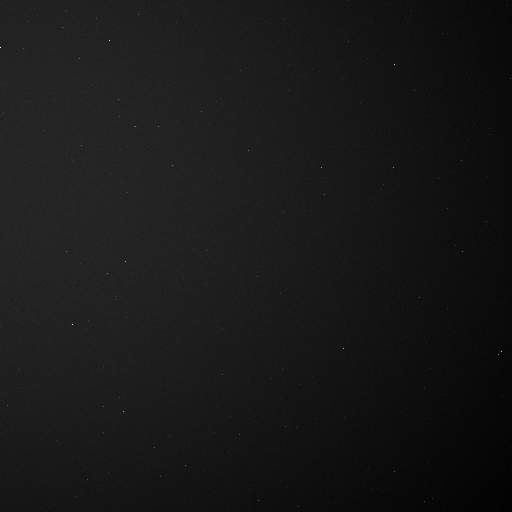
%> input picture 8_Bleedthrough Correction/Bleedthrough/CFPshade.tif, 512 x 512 px, given in place of CFPshade.tif.tif, which was not available; the run also reads 2 pictures not shown here
$ octave BT_AB_mgN.m   (GNU Octave 9; MATLAB toolbox functions it lacks are replaced by stand-ins)
%> lines starting %> are read from the running program, lines starting %| are printed output that depends on the picture; in (x1, y1, x2, y2) boxes, pixels count from 0 and x2, y2 are one past the last pixel; in counts of white or black regions, pixels touching at a corner belong together; the program's own positions count from 1; pictures that were not available may be replaced by others from this repository, and a replacement may not be noted
### 0_Pre-Processing Tools/Bleedthrough Correction/GUIs and subscripts/kmeanst.m
function [centres, options, post, errlog] = kmeanst(centres, data, options)
%KMEANS	Trains a k means cluster model with dist2 incorporated.
%
%	Description
%	 CENTRES = KMEANS(CENTRES, DATA, OPTIONS) uses the batch K-means
%	algorithm to set the centres of a cluster model. The matrix DATA
%	represents the data which is being clustered, with each row
%	corresponding to a vector. The sum of squares error function is used.
%	The point at which a local minimum is achieved is returned as
%	CENTRES.  The error value at that point is returned in OPTIONS(8).
%
%	[CENTRES, OPTIONS, POST, ERRLOG] = KMEANS(CENTRES, DATA, OPTIONS)
%	also returns the cluster number (in a one-of-N encoding) for each
%	data point in POST and a log of the error values after each cycle in
%	ERRLOG.    The optional parameters have the following
%	interpretations.
%
%	OPTIONS(1) is set to 1 to display error values; also logs error
%	values in the return argument ERRLOG. If OPTIONS(1) is set to 0, then
%	only warning messages are displayed.  If OPTIONS(1) is -1, then
%	nothing is displayed.
%
%	OPTIONS(2) is a measure of the absolute precision required for the
%	value of CENTRES at the solution.  If the absolute difference between
%	the values of CENTRES between two successive steps is less than
%	OPTIONS(2), then this condition is satisfied.
%
%	OPTIONS(3) is a measure of the precision required of the error
%	function at the solution.  If the absolute difference between the
%	error functions between two successive steps is less than OPTIONS(3),
%	then this condition is satisfied. Both this and the previous
%	condition must be satisfied for termination.
%
%	OPTIONS(14) is the maximum number of iterations; default 100.
%
%	See also
%	GMMINIT, GMMEM
%

%	Copyright (c) Mo Chen (2016)

[ndata, data_dim] = size(data);
[ncentres, dim] = size(centres);

if dim ~= data_dim
  error('Data dimension does not match dimension of centres')
end

if (ncentres > ndata)
  error('More centres than data')
end

% Sort out the options
if (options(14))
  niters = options(14);
else
  niters = 100;
end

store = 0;
if (nargout > 3)
  store = 1;
  errlog = zeros(1, niters);
end

% Check if centres and posteriors need to be initialised from data
if (options(5) == 1)
  % Do the initialisation
  perm = randperm(ndata);
  perm = perm(1:ncentres);

  % Assign first ncentres (permuted) data points as centres
  centres = data(perm, :);
end
% Matrix to make unit vectors easy to construct
id = eye(ncentres);

% Main loop of algorithm
for n = 1:niters

  % Save old centres to check for termination
  old_centres = centres;

  % Calculate posteriors based on existing centres
  %d2 = dist2(data, centres);
  [ndata, dimx] = size(data);
  [ncentres, dimc] = size(centres);
  if dimx ~= dimc
    error('Data dimension does not match dimension of centres')
  end

  n2 = (ones(ncentres, 1) * sum((data.^2)', 1))' + ...
  ones(ndata, 1) * sum((centres.^2)',1) - ...
  2.*(data*(centres'));

  % Rounding errors occasionally cause negative entries in n2
  if any(any(n2<0))
    n2(n2<0) = 0;
  end


  % Assign each point to nearest centre
  [minvals, index] = min(n2', [], 1);
  post = id(index,:);

  num_points = sum(post, 1);
  % Adjust the centres based on new posteriors
  for j = 1:ncentres
    if (num_points(j) > 0)
      centres(j,:) = sum(data(find(post(:,j)),:), 1)/num_points(j);
    end
  end

  % Error value is total squared distance from cluster centres
  e = sum(minvals);
  if store
    errlog(n) = e;
  end
  if options(1) > 0
    fprintf(1, 'Cycle %4d  Error %11.6f\n', n, e);
  end

  if n > 1
    % Test for termination
    if max(max(abs(centres - old_centres))) < options(2) & ...
        abs(old_e - e) < options(3)
      options(8) = e;
      return;
    end
  end
  old_e = e;
end

% If we get here, then we haven't terminated in the given number of
% iterations.
options(8) = e;
if (options(1) >= 0)
  disp('Warning: Maximum number of iterations has been exceeded');
end

### 8_Bleedthrough Values/BT_AB_mgN.m
%%%%%%%%%%%%%%%%%%%%%%%%%%%%%%%%%%%%%%%%%%%%%%%%%%%%%%%%%%%%%%%%%
% Program BT_AB.m
% Program to determine alpha and beta parameters
% from CFP-CFP-CFP and CFP-CFP-FRET for Alpha
% and  YFP-YFP-YFP and CFP-YFP-FRET for Beta
% Also need CFPShade, FRETShade and YFPShade
% Incorporating Feimo's k-means clusters to process segmentation
%
% author: Louis Hodgson  12/2006


close all
clear all; clc;
% getting the ratio image file names and intensities file names
% I=input('Enter number of ratio images:   ');     % This sets the number of corrections to loop
CCCname=input('Enter file name for CFP-C-CFP:  ','s');  % CFP excited, CFP emission of CFP only cell
%> the answer given: ../8_Bleedthrough Correction/Bleedthrough/CFPshade.tif
CCFname=input('Enter file name for CFP-C-FRET:   ','s');  % CFP excited, FRET emission of CFP only cell
%> the answer given: ../8_Bleedthrough Correction/Bleedthrough/ccc1.tif
YYYname=input('Enter file name for YFP-Y-YFP:   ','s');  % YFP excited, YFP emission of YFP only cell
%> the answer given: ../8_Bleedthrough Correction/Bleedthrough/ccc1.tif
CYFname=input('Enter file name for CFP-Y-FRET:   ','s');  % CFP excited, FRET emission of YFP only cell
%> the answer given: ../8_Bleedthrough Correction/Bleedthrough/ccc1.tif


%%%%I am calling in the shade image so you can use either the original
%%%%CFPshade or the transformed version for the multiplexing scopes

C_shade = input('Enter CFP shade filename:   ','s');   %sets name of CFP shade image
%> the answer given: ../8_Bleedthrough Correction/Bleedthrough/ccc1.tif


% process alpha factor first

CCCNAMEIN=sprintf('%s.tif', CCCname);
CCFNAMEIN=sprintf('%s.tif', CCFname);
    CCCImage = imread(CCCNAMEIN, 'tif');
%> CCCImage is the input picture: size 512x512 uint16; min 1875, max 15596, mean 3205.7
    CCFImage = imread(CCFNAMEIN, 'tif');
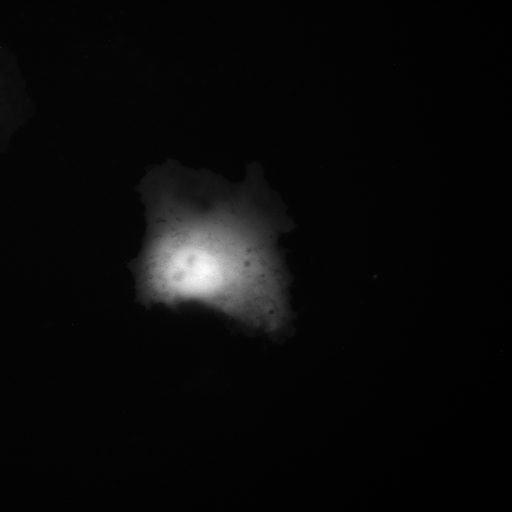
%> input picture 8_Bleedthrough Correction/Bleedthrough/ccc1.tif, 512 x 512 px, given in place of ccc1.tif.tif, which was not available
%> CCFImage is the input picture: size 512x512 uint16; min 559, max 18593, mean 1259.9
    CCCShade = imread(C_shade);  %calls in CFP shade image
    CCFShade = imread('FRETshade.tif','tif');
    YYYShade = imread('YFPshade.tif', 'tif');
    CYFShade = imread('FRETshade.tif','tif');
%     CFPshade_raw = imread('CFPshade.tif','tif');  %%%I read this in for the normalization


    [m,n] = size(CCCShade);
%> m = 512; n = 512
    CC = reshape(CCCShade, n*m, 1);
    CCCShade_avg = mean(CC);
%> CCCShade_avg = 1259.9
    CCCShade_N = double(CCCShade) / CCCShade_avg;

    [m,n] = size(CCFShade);
    CF = reshape(CCFShade, n*m, 1);
    CCFShade_avg = mean(CF);
%> CCFShade_avg = 4121.8
    CCFShade_N = double(CCFShade) / CCFShade_avg;

    [m,n] = size(YYYShade);
    YY = reshape(YYYShade, n*m, 1);
    YYYShade_avg = mean(YY);
%> YYYShade_avg = 2334.8
    YYYShade_N = double(YYYShade) / YYYShade_avg;

    CYFShade_N = CCFShade_N;

% [8 lines of commented-out code are left out]


        D=1; %input('Enter duration:	');
        lead0=ceil(log10(D+1));

        % input initial condition:
        c=[2000;20000;34500;59748]; %input('Enter centers, e.g. [2;30]:	');
        c=double(c);

        CCCShade_N(CCCShade_N<=0.5)=1;
%> CCCShade_N: size 512x512 double; min 0.5, max 14.76, mean 1
        CCFShade_N(CCFShade_N==0)=1;

        last_slim1=[0.0157;0.0196];
        last_slim2=last_slim1;

        aa1=CCCImage;
        aa2=CCFImage;

            if size(aa1)~=size(aa2)
                error('Image sizes don''t match.')
            end

        % shade correct:


        aa1=uint16(double(aa1)./double(CCCShade_N));
        aa2=uint16(double(aa2)./double(CCFShade_N));


        % thresholding based on clustering:
        % contrast enhancing:
        slim1=round(stretchlim(aa1)*100000)/100000; % round to patch another
%> slim1 = [0.00583; 0.0849]
        slim2=round(stretchlim(aa2)*100000)/100000; % glitch in MATLAB
%> slim2 = [0.0112; 0.162]
        if (slim1==[0;1] | slim2==[0;1])% patching a glitch in MATLAB
            lhin1=last_slim1;
            lhin2=last_slim2;
        else
            lhin1=slim1;
%> lhin1 = [0.00583; 0.0849]
            lhin2=slim2;
%> lhin2 = [0.0112; 0.162]
            last_slim1=slim1;
%> last_slim1 = [0.00583; 0.0849]
            last_slim2=slim2;
%> last_slim2 = [0.0112; 0.162]
        end

        fv1=imadjust(aa1,lhin1,[0 1]);
        fv2=imadjust(aa2,lhin2,[0 1]);
        fv1=double(fv1);
%> fv1: size 512x512 double
        fv2=double(fv2);
%> fv2: size 512x512 double


        options=zeros(1,15);
        options(2)=5;
        options(3)=1;
        options(14)=120;
        [centers1,op1,post1,error1]=kmeanst(c,fv1(:),options);
%> the loop in kmeanst, `for n = 1:niters` made 20 passes
%> (old_centres, num_points, old_e) on passes 2 to 10: ([3633.5; 19706; 41426.7; 55808.3], [13044 9355 18786 220959], 4.51e+12), ([3839.9; 21039.4; 44914.1; 56092.9], [13471 9525 35667 203481], 3.87e+12), ([4100.7; 22112; 47453.7; 56646.6], [13781 9664 56748 181951], 3.25e+12), ([4296; 22958.2; 49025.2; 57277.7], [14016 9804 75144 163180], 2.85e+12), ([4447.9; 23664.3; 49988.4; 57814.8], [14199 9871 88554 149520], 2.64e+12), ([4569.2; 24168.6; 50572; 58206.9], [14322 9943 97964 139915], 2.55e+12), ([4652; 24545.3; 50949.2; 58485.7], [14415 10014 104213 133502], 2.5e+12), ([4715.5; 24852; 51192; 58674.6], [14504 10021 108260 129359], 2.48e+12), ([4776.7; 25067.3; 51342.9; 58797.8], [14559 10029 110962 126594], 2.47e+12)
%> (num_points, old_e) on pass 1: ([12694 8652 11839 228959], 8.91e+12)
%> centers1 = [4911.7; 25515.4; 51609; 59022.9]; op1 = [0 5 1 0 0 0 0 2.47e+12 0 0 0 0 0 120 0]; error1 = 120 values, max 8.91e+12 at index 1, min 0 at index 21, mean 5.06e+11
        [centers2,op2,post2,error2]=kmeanst(c,fv2(:),options);
%> the loop in kmeanst (call 2), `for n = 1:niters` made 37 passes
%> (old_centres, num_points, old_e) on passes 2 to 10: ([989.3; 18239.4; 36123.8; 60642.4], [246084 6911 4339 4810], 8.07e+11), ([958.2; 17270.4; 36668.2; 61226], [245725 7200 4487 4732], 7.93e+11), ([946; 16780; 36727; 61432.9], [245522 7345 4571 4706], 7.9e+11), ([939.3; 16485; 36671.6; 61501.6], [245394 7415 4629 4706], 7.89e+11), ([935.2; 16272.5; 36546.3; 61501.6], [245280 7475 4676 4713], 7.88e+11), ([931.6; 16082.6; 36411.4; 61483.1], [245202 7514 4696 4732], 7.87e+11), ([929.2; 15951.3; 36276.7; 61432.9], [245143 7533 4723 4745], 7.87e+11), ([927.4; 15838.5; 36156.3; 61398.6], [245078 7563 4747 4756], 7.87e+11), ([925.4; 15727.4; 36052.6; 61369.5], [245014 7602 4765 4763], 7.86e+11)
%> (num_points, old_e) on pass 1: ([246906 6106 4105 5027], 1.12e+12)
%> centers2 = [902.4; 14622.9; 35201.5; 61135.1]; op2 = [0 5 1 0 0 0 0 7.85e+11 0 0 0 0 0 120 0]; error2 = 120 values, max 1.12e+12 at index 1, min 0 at index 38, mean 2.45e+11
        centers1
%> centers1 = [4911.7; 25515.4; 51609; 59022.9]
        centers2
%> centers2 = [902.4; 14622.9; 35201.5; 61135.1]


        [id,jd]=size(aa1);
%> id = 512; jd = 512

        % assign correct brightness
        [gs, ind]=sort(centers1);
%> gs = [4911.7; 25515.4; 51609; 59022.9]; ind = [1; 2; 3; 4]
        picc1=zeros(id,jd);
        for i=1:length(c)
            pic1{i}=reshape(post1(:,ind(i)), id,jd);
            picc1(pic1{i}==1)=i-1;
        end
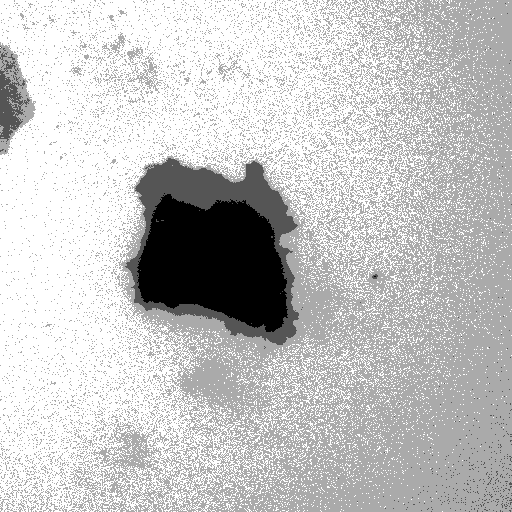
%> picc1: size 512x512 double; min 0, max 3, mean 2.31; drawn with min black and max white
%> after the loop, pic1 = 4 items
        backgnd1=reshape(post1(:,ind(1)), id,jd);
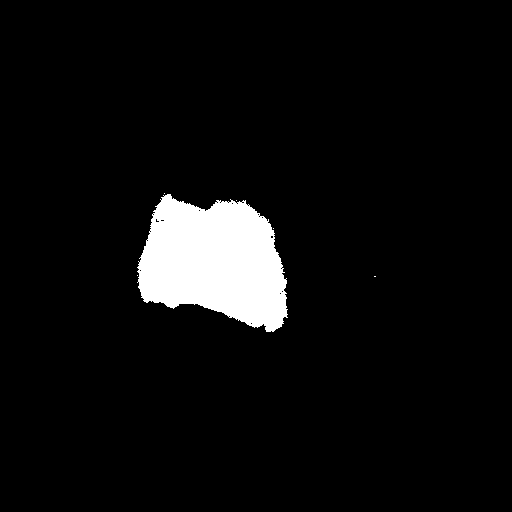
%> backgnd1: size 512x512 double; values 0 (black) and 1 (white), 5.6% white; 6 white regions (5 under 20 px), largest, box (x1, y1, x2, y2) and area: (137, 194, 288, 332) 14692

        [gs, ind]=sort(centers2);
%> gs = [902.4; 14622.9; 35201.5; 61135.1]
        picc2=zeros(id,jd);
        for i=1:length(c)
            pic2{i}=reshape(post2(:,ind(i)), id,jd);
            picc2(pic2{i}==1)=i-1;
        end
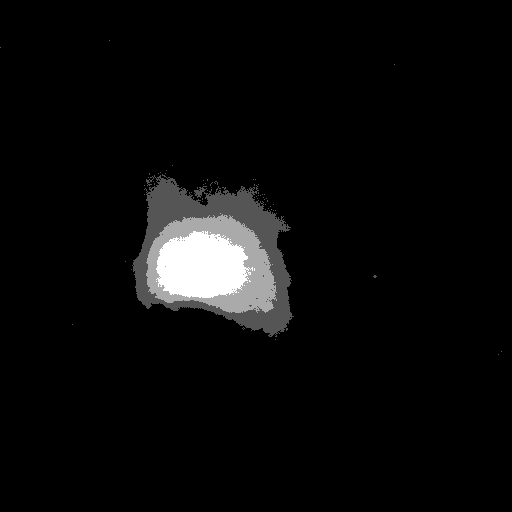
%> picc2: size 512x512 double; min 0, max 3, mean 0.124; drawn with min black and max white
%> after the loop, pic2 = 4 items
        backgnd2=reshape(post2(:,ind(1)), id,jd);
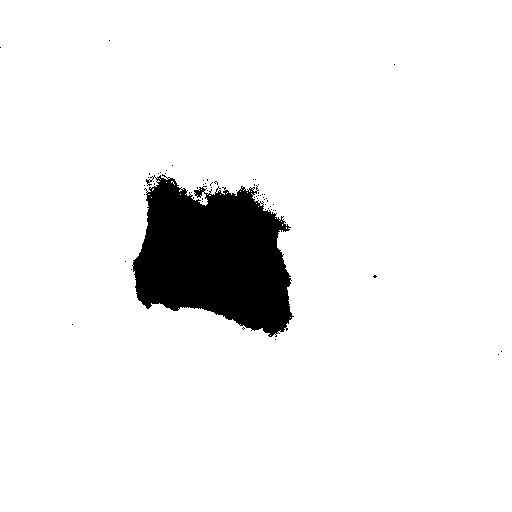
%> backgnd2: size 512x512 double; values 0 (black) and 1 (white), 93.2% white; 60 black regions (59 under 20 px), largest, box (x1, y1, x2, y2) and area: (132, 174, 294, 337) 17766


        picc1(picc1>0)=255;

        picc2(picc2>0)=255;

        %%%%%%%%%%%%%%%%%%%%%%%%%%%%%%%%%%%%%%%%%%%%%%%%%%
        %%%%%%%%%%%%%%%%%%%%%%%%%
        % background subtraction
        aa1=double(aa1);
%> aa1: size 512x512 double
        back1=aa1.*backgnd1;
        backavg1=sum(sum(back1)) / sum(sum(backgnd1));
%> backavg1 = 758.1
        aa1=aa1-backavg1;
        aa1(aa1<=0)=0;
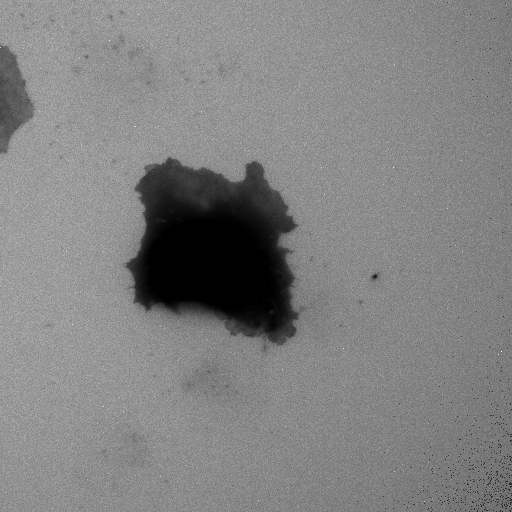
%> aa1: size 512x512 double; min 0, max 7265.9, mean 3698.8; drawn with min black and max white
        aa2=double(aa2);
%> aa2: size 512x512 double
        back2=aa2.*backgnd2;
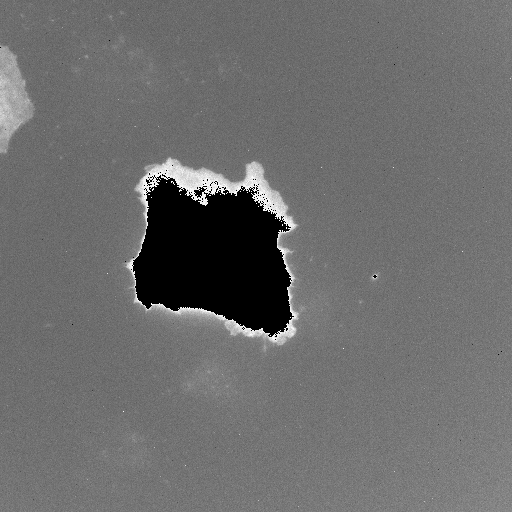
%> back2: size 512x512 double; min 0, max 1902, mean 809.3; drawn with min black and max white
        backavg2=sum(sum(back2)) / sum(sum(backgnd2));
%> backavg2 = 868.4
        aa2=aa2-backavg2;
        aa2(aa2<=0)=0;
        %%%%%%%%%%%%%%%%%%%%%%%%%


        CCCsize = size(aa1);
%> CCCsize = [512 512]
        CCFsize = size(aa2);
%> CCFsize = [512 512]
        arraySize = CCCsize(1)*CCCsize(2);
%> arraySize = 262144
        CCCarray = reshape(aa1,arraySize,1);
        CCFarray = reshape(aa2,arraySize,1);

%> (the run ends here)
